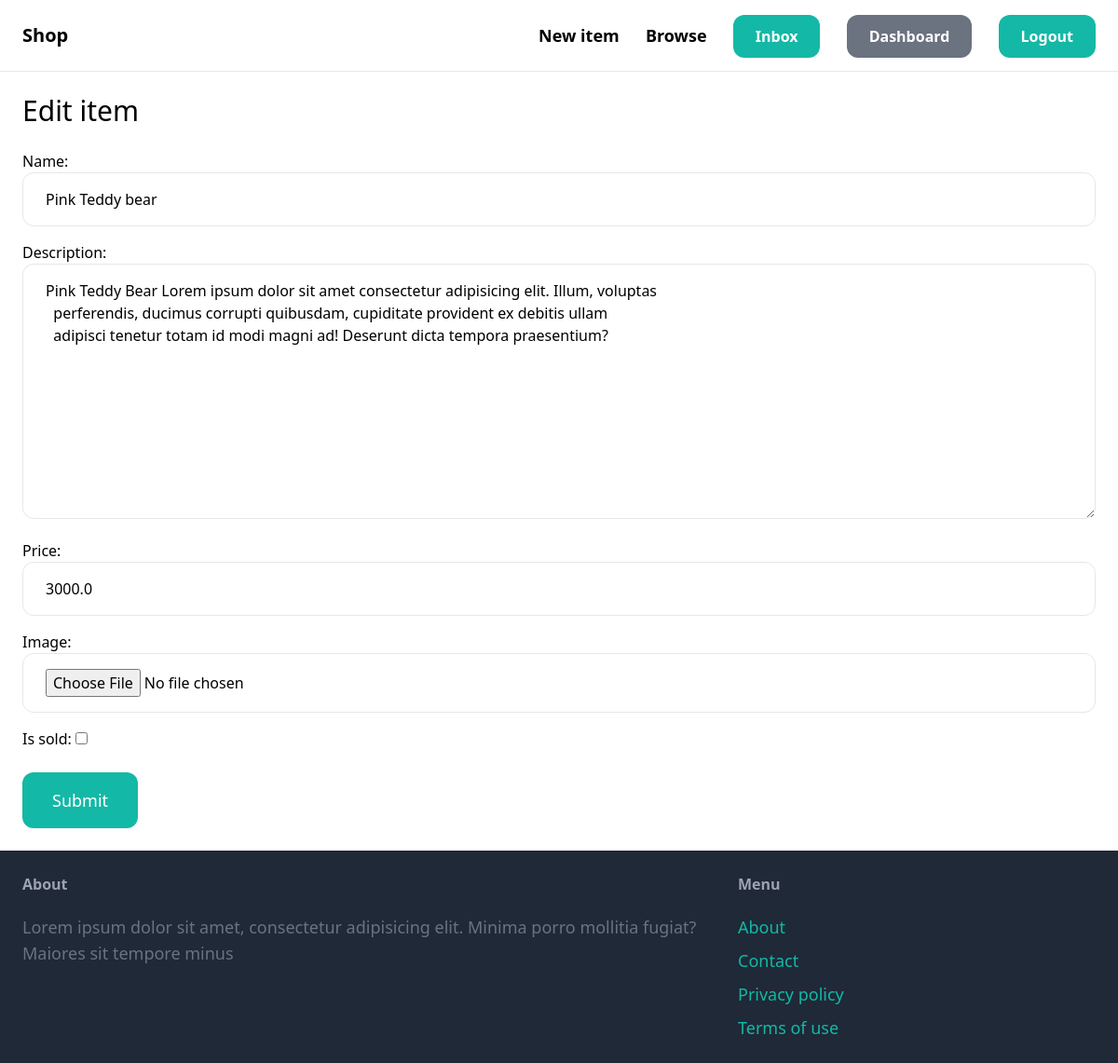
The page /items/1/edit/ (signed in) on the database its author committed.
### item/models.py (models this page shows, shortened)
class Item(models.Model):
    category = models.ForeignKey(Category, related_name='items', on_delete=models.CASCADE)
    name = models.CharField(max_length=255)
    description = models.TextField(blank=True, null=True)
    price = models.FloatField()
    image = models.ImageField(upload_to='item_images', blank=True, null=True)
    is_sold = models.BooleanField(default=False)
    created_by = models.ForeignKey(
        User, related_name='items', on_delete=models.CASCADE)
    created_at = models.DateTimeField(auto_now_add=True)

### item/views.py (the view)
# urls.py: path('<int:pk>/edit/', views.edit, name='edit'),
@login_required
def edit(request, pk):
    item = get_object_or_404(Item, pk=pk, created_by=request.user)
    if request.method == 'POST':
        form = EditItemForm(request.POST, request.FILES, instance=item)
        if form.is_valid:
            form.save()
            return redirect('item:detail', pk=item.id)
    else:
        form = EditItemForm(instance=item)
    return render(request, 'item/form.html', {
        'form': form,
        'title': 'Edit item',
    })

### item/forms.py
class EditItemForm(forms.ModelForm):
    class Meta:
        model = Item
        fields = ('name', 'description', 'price', 'image', 'is_sold')
        widgets = {
            'name': forms.TextInput(attrs={
                'class': INPUT_CLASSES
            }),
            'description': forms.Textarea(attrs={
                'class': INPUT_CLASSES
            }),
            'price': forms.TextInput(attrs={
                'class': INPUT_CLASSES
            }),
            'image': forms.FileInput(attrs={
                'class': INPUT_CLASSES
            }),
        }

### item/templates/item/form.html (shortened to what this page needs)
{% extends 'core/base.html' %}
{% block content%}
<h1 class="mb-6 text-3xl">{{ title }}</h1>
<form action="." method="post" enctype="multipart/form-data">
    <div class="space-y-4">
        {{ form.as_p }}
    </div>
    <button
      class="py-4 px-8 mt-6 text-lg bg-teal-500 hover:bg-teal-700 rounded-xl text-white"
    >
      Submit
    </button>
</form>
{% endblock content%}

### rows shown on the page
Item: name "Pink Teddy bear", description "Pink Teddy Bear Lorem ipsum dolor sit amet consectetur adipisicing elit. Illum, voluptas perferendis, ducimus corrupti quibusdam, cupiditate provident ex debitis ullam adipisci tenetur totam id modi magni ad! Deserunt dicta tempora praesentium?", price "3000.0"

### other values the page prints
{{ title }} "Edit item"
